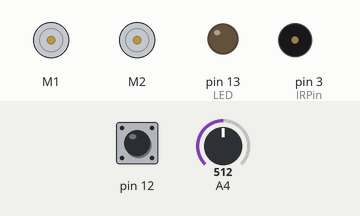
This sketch was run on a simulated Arduino Uno, built with avr-gcc and run on an emulated ATmega328P. On the bench: 2 × DC motor (green arrow = forward, orange = backward, longer = faster), output pins drawn as LEDs (lit = HIGH), buzzer (waves = sounding). Inputs (shaded band) come from the test bench; at power-on: pin 12 HIGH, A4 = 512.

Above: at 0.8 s.
0.9 s: pin 12 pulled LOW for 0.15 s
At 1.3 s:
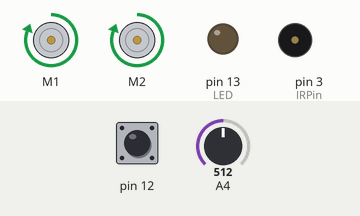
2.5 s: A4 set to 275
4.0 s: A4 set to 243
At 4.6 s:
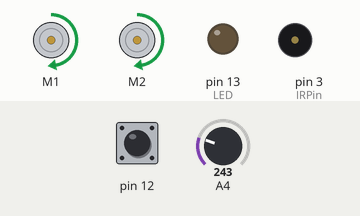
5.5 s: pin 12 pulled LOW for 1 s
At 7.1 s:
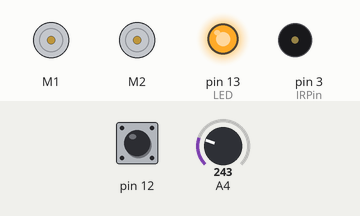
8.0 s: pin 12 pulled LOW for 0.15 s
At 9.9 s:
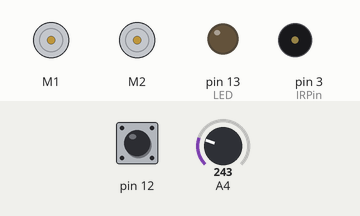
11.1 s: A4 set to 186
14.1 s: A4 set to 160
At 14.7 s:
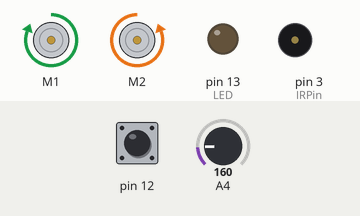
Timing chart, 0 to 16.6 s (numbered marks = the images above; inputs shaded):
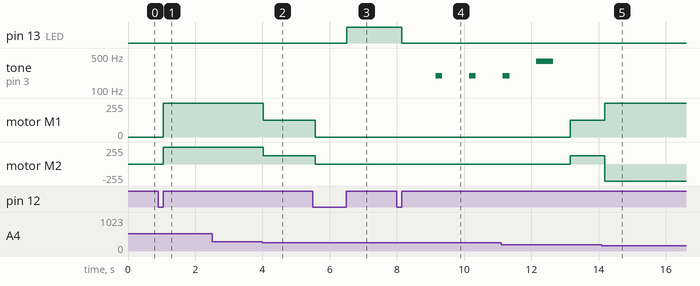

The sketch:

sumo2.ino
```cpp
#include <ZumoBuzzer.h>
#include <ZumoMotors.h>
#include <Pushbutton.h>
#include <QTRSensors.h>
//#include <ZumoReflectanceSensorArray.h>

#define LED 13
#define IRPin 3
int IRval = 0;
int IRavg = 0;

// this might need to be tuned for different lighting conditions, surfaces, etc.
#define QTR_THRESHOLD  1500 // microseconds

// these might need to be tuned for different motor types
#define REVERSE_SPEED     200 // 0 is stopped, 400 is full speed
#define TURN_SPEED        400
#define FORWARD_SPEED     200
#define REVERSE_DURATION  200 // ms
#define TURN_DURATION     300 // ms
#define RAM 400
#define INCHES_TO_ZUNITS 17142.0
#define SHOOT(distance, spd)(((INCHES_TO_ZUNITS * (distance)) / spd))


ZumoBuzzer buzzer;
ZumoMotors motors;
Pushbutton button(ZUMO_BUTTON); // pushbutton on pin 12

#define NUM_SENSORS 6
unsigned int sensor_values[NUM_SENSORS];


//ZumoReflectanceSensorArray sensors(QTR_NO_EMITTER_PIN);

void waitForButtonAndCountDown()
{
  digitalWrite(LED, HIGH);
  button.waitForButton();
  digitalWrite(LED, LOW);

  // play audible countdown
  for (int i = 0; i < 3; i++)
  {
    delay(1000);
    buzzer.playNote(NOTE_G(3), 200, 15);
  }
  delay(1000);
  buzzer.playNote(NOTE_G(4), 500, 15);
  delay(1000);
}

void setup()
{
  // uncomment if necessary to correct motor directions
  //motors.flipLeftMotor(true);
  //motors.flipRightMotor(true);

  pinMode(LED, HIGH);
  pinMode(A4, INPUT);
  Serial.begin(9600);
  button.waitForButton();
//  waitForButtonAndCountDown();
}

void loop()
{
  if (button.isPressed())
  {
    // if button is pressed, stop and wait for another press to go again
    motors.setSpeeds(0, 0);
    button.waitForRelease();
    waitForButtonAndCountDown();
  }
  IRavg = 0;

  IRval = analogRead(A4);
  IRval += analogRead(A4);
  IRval += analogRead(A4);

  IRavg = IRval/3;
//  Serial.println(IRval);
//  delay(10);

  if (IRavg > 260)
  {
    motors.setSpeeds(RAM, RAM);
    delay(SHOOT(3, RAM));
  }
  else if (IRavg > 170)
  {
    motors.setSpeeds(FORWARD_SPEED, FORWARD_SPEED);
    delay(SHOOT(3, FORWARD_SPEED));
  }
  else
  {
    motors.setSpeeds(TURN_SPEED, -TURN_SPEED);
  }

//  sensors.read(sensor_values);
//  IRval = analogRead(IRPin);

//  while (IRval > 102)
//  {
//    motors.setSpeeds(FORWARD_SPEED, FORWARD_SPEED);
//    IRval = analogRead(IRPin);
//  }

//  if (sensor_values[0] < QTR_THRESHOLD)
//  {
    // if leftmost sensor detects line, reverse and turn to the right
//    motors.setSpeeds(-REVERSE_SPEED, -REVERSE_SPEED);
//    delay(REVERSE_DURATION);
//    motors.setSpeeds(TURN_SPEED, -TURN_SPEED);
//    delay(TURN_DURATION);
//    motors.setSpeeds(FORWARD_SPEED, FORWARD_SPEED);
//  }
//  else if (sensor_values[5] < QTR_THRESHOLD)
//  {
//    // if rightmost sensor detects line, reverse and turn to the left
//    motors.setSpeeds(-REVERSE_SPEED, -REVERSE_SPEED);
//    delay(REVERSE_DURATION);
//    motors.setSpeeds(-TURN_SPEED, TURN_SPEED);
//    delay(TURN_DURATION);
//    motors.setSpeeds(FORWARD_SPEED, FORWARD_SPEED);
//  }
//  else
//  {
//    // otherwise, go straight
//    motors.setSpeeds(FORWARD_SPEED, FORWARD_SPEED);
//  }
}
```

Measured:
- the behaviour switches between 261 and 260 on A4 (found by bisection; images 1 and 2)
- the behaviour switches between 171 and 170 on A4 (found by bisection; images 4 and 5)
- after the input at 0.9 s, motor M1, motor M2: stopped → forward 255/255 after 0.15 s
- after the input at 2.5 s, every drawn part: stays the same
- after the input at 4.0 s, motor M1, motor M2: forward 255/255 → forward 127/255 at once
- after the input at 5.5 s, pin 13 (LED): LOW → HIGH after 1.0 s; motor M1, motor M2: forward 127/255 → stopped after 0.06 s
- after the input at 8.0 s, pin 13 (LED): HIGH → LOW after 0.15 s; tone on pin 3 (IRPin): alternates 195 Hz for 0.20 s and silent for 0.80 s, starting after 1.2 s
- after the input at 14.1 s, motor M1: forward 127/255 → forward 255/255 after 0.08 s; motor M2: forward 127/255 → backward 255/255 after 0.08 s
